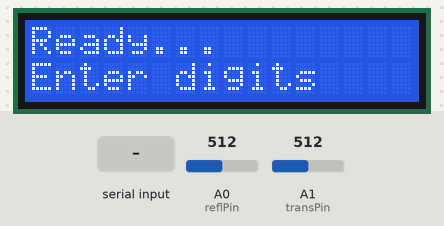
The sketch below on a simulated Arduino Uno, built with avr-gcc and run on an emulated ATmega328P. On the bench: 16×2 character LCD. Inputs (shaded band) come from the test bench; at power-on: A0 (reflPin) = 512, A1 (transPin) = 512. What the sketch prints to the serial monitor is not drawn.

Above: at 0.9 s.
1.0 s: "90,45\n" received over Serial
At 2.2 s:
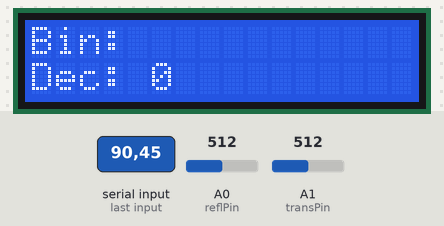
2.6 s: A0 (reflPin) set to 15
At 4.0 s:
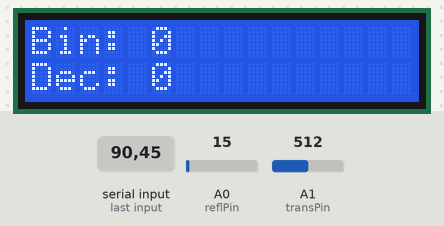
4.7 s: A1 (transPin) set to 15
At 6.2 s:
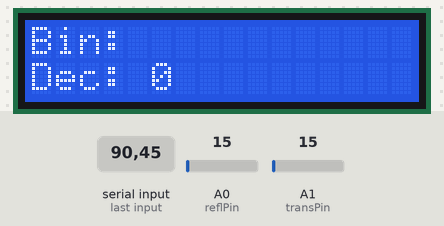
7.7 s: A0 (reflPin) set to 35
At 10.3 s:
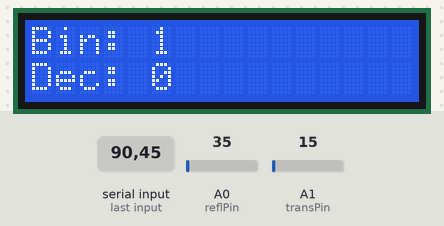
Timing chart, 0 to 11.8 s (numbered marks = the images above; inputs shaded):
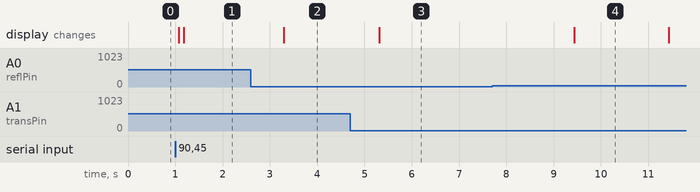

Measured:
- after the input at 1.0 s, the display: first changes after 0.07 s (image 1 shows a later state)
- after the input at 2.6 s, the display: changes after 0.69 s (image 2)
- after the input at 4.7 s, the display: changes after 0.61 s (image 3)
- after the input at 7.7 s, the display: changes after 1.7 s (image 4)

The sketch:

qrng.ino
```cpp
#include <LiquidCrystal.h>

const int reflPin = A0;
const int transPin = A1;
const int reflThreshold = 25; // Temporary, adjust after increasing readings
const int transThreshold = 19;  // Temporary, adjust after increasing readings

int decimalDigits = 0;
int binaryDigits = 0;
int numberCount = 0;
String binaryNumber = "";
int generatedNumbers = 0;
LiquidCrystal lcd(12, 11, 5, 4, 3, 2);

void setup() {
  Serial.begin(9600);
  Serial.println("QRNG Starting...");

  lcd.begin(16, 2);
  lcd.setCursor(0, 0);
  lcd.print("Ready...");
  lcd.setCursor(0, 1);
  lcd.print("Enter digits");

  Serial.println("Enter number of decimal digits (e.g., 3 for 0-999):");
  while (Serial.available() == 0) {}
  decimalDigits = Serial.parseInt();
  Serial.print("Decimal digits set to: ");
  Serial.println(decimalDigits);

  int maxDecimal = pow(10, decimalDigits) - 1;
  binaryDigits = ceil(log(maxDecimal + 1) / log(2));
  Serial.print("Binary digits required: ");
  Serial.println(binaryDigits);

  while (Serial.available() > 0) {
    Serial.read();
  }

  Serial.println("Enter how many random numbers you want (e.g., 3):");
  while (Serial.available() == 0) {}
  numberCount = Serial.parseInt();
  Serial.print("Numbers set to: ");
  Serial.println(numberCount);

  while (Serial.available() > 0) {
    Serial.read();
  }

  lcd.clear();
  lcd.setCursor(0, 0);
  lcd.print("Generating...");
  Serial.println("Generating random numbers...");
}

void loop() {
  if (generatedNumbers >= numberCount) {
    lcd.clear();
    lcd.setCursor(0, 0);
    lcd.print("Done!");
    lcd.setCursor(0, 1);
    lcd.print("Restart to run");
    Serial.println("Done! Restart Arduino to generate more.");
    while (true) {}
  }

  int reflValue = analogRead(reflPin);
  int transValue = analogRead(transPin);

  Serial.print("Refl: ");
  Serial.print(reflValue);
  Serial.print(" Trans: ");
  Serial.print(transValue);
  Serial.print(" Bit: ");
  if (reflValue > reflThreshold && transValue < transThreshold) {
    binaryNumber += "1";
    Serial.println("1 (Refl > ReflTh, Trans < TransTh)");
    delay(100);
  }
  else if (transValue > transThreshold && reflValue < reflThreshold) {
    binaryNumber += "0";
    Serial.println("0 (Trans > TransTh, Refl < ReflTh)");
    delay(100);
  } else {
    Serial.print("None - ");
    if (reflValue > reflThreshold && transValue > transThreshold) {
      Serial.println("Both above their thresholds");
    } else if (reflValue < reflThreshold && transValue < transThreshold) {
      Serial.println("Both below their thresholds");
    } else {
      Serial.println("Other mismatch");
    }
  }

  if (binaryNumber.length() >= binaryDigits) {
    long decimalNumber = strtol(binaryNumber.c_str(), NULL, 2);
    int maxDecimal = pow(10, decimalDigits) - 1;
    if (decimalNumber > maxDecimal) {
      decimalNumber = decimalNumber % (maxDecimal + 1);
    }
    lcd.clear();
    lcd.setCursor(0, 0);
    lcd.print("Bin: ");
    lcd.print(binaryNumber);
    lcd.setCursor(0, 1);
    lcd.print("Dec: ");
    lcd.print(decimalNumber);
    Serial.print("Binary: ");
    Serial.print(binaryNumber);
    Serial.print(" | Decimal: ");
    Serial.println(decimalNumber);
    generatedNumbers++;
    binaryNumber = "";
    delay(2000);
  }
}
```
